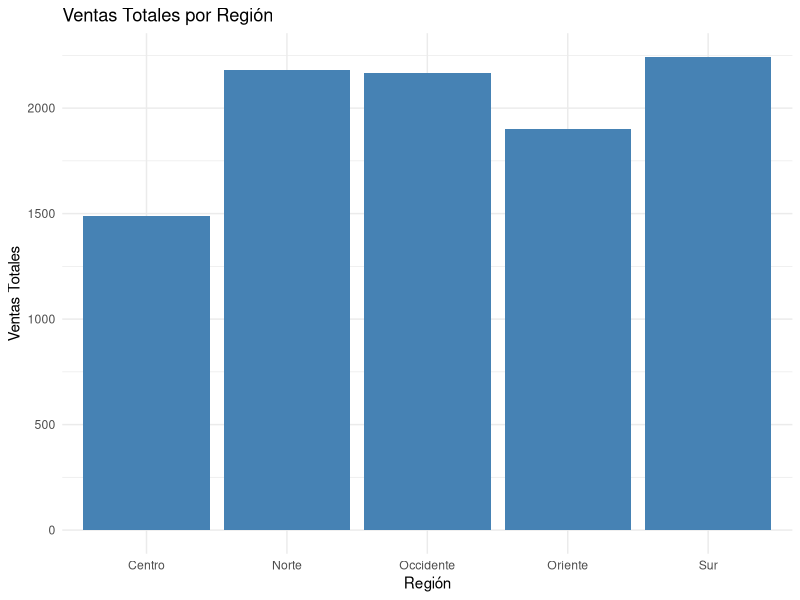
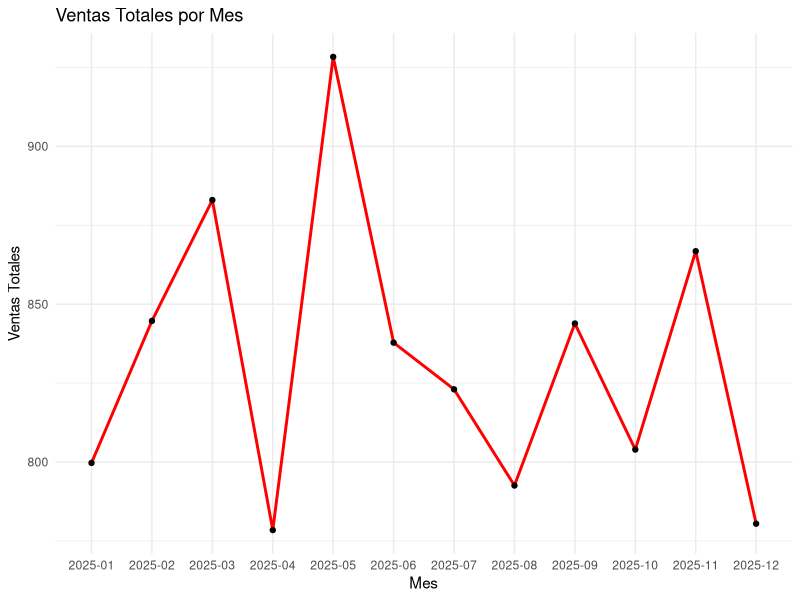

R code for these plots, in order:
library(ggplot2)

# Leer los datos
datos <- read.csv("ventas.csv")

# 1. Gráfico de barras de ventas totales por región
ventas_region <- aggregate(ventas ~ region, data = datos, sum)

p1 <- ggplot(ventas_region, aes(x = region, y = ventas)) +
  geom_bar(stat = "identity", fill = "steelblue") +
  labs(title = "Ventas Totales por Región", x = "Región", y = "Ventas Totales") +
  theme_minimal()

ggsave("dashboard_r_barras.png", plot = p1, width = 8, height = 5)

# 2. Gráfico de línea de ventas totales por mes
# Agrupar y sumar por mes
ventas_mes <- aggregate(ventas ~ mes, data = datos, sum)

p2 <- ggplot(ventas_mes, aes(x = mes, y = ventas, group = 1)) +
  geom_line(color = "red", linewidth = 1) +
  geom_point() +
  labs(title = "Ventas Totales por Mes", x = "Mes", y = "Ventas Totales") +
  theme_minimal()

ggsave("dashboard_r_linea.png", plot = p2, width = 8, height = 5)
